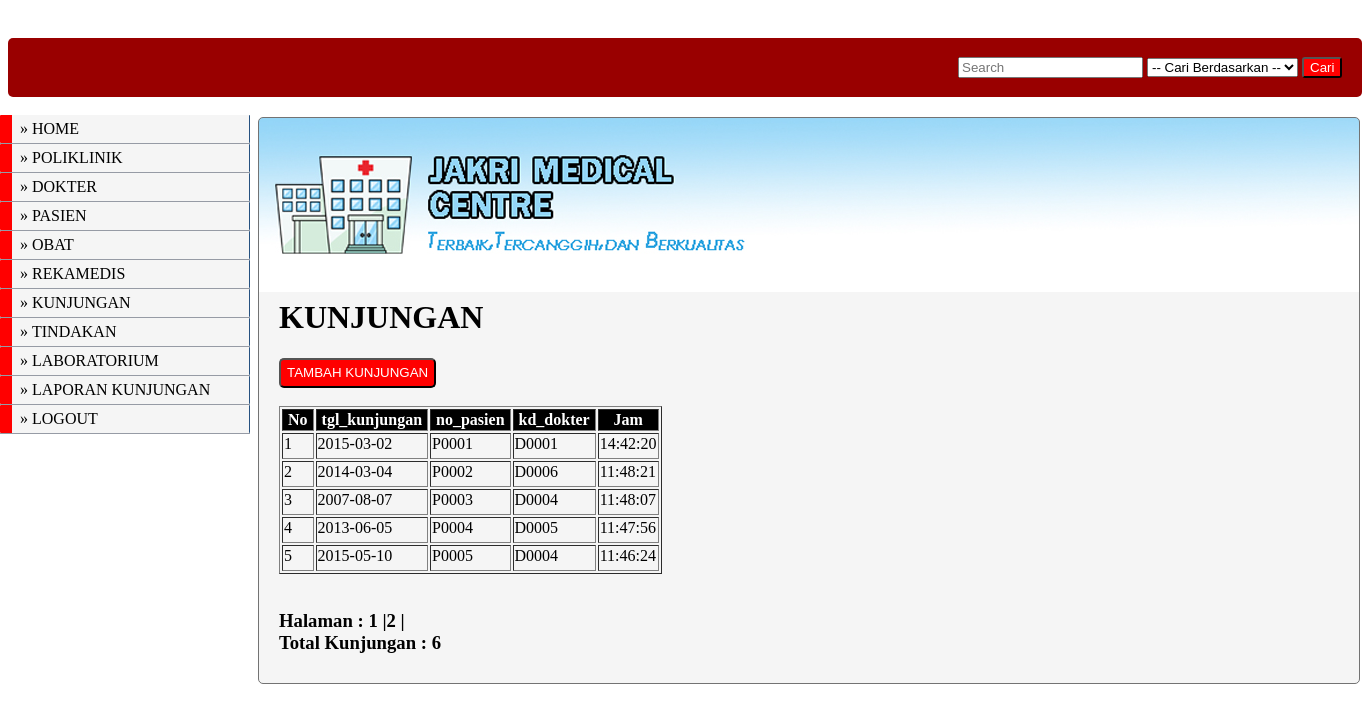
Screenshot of /superadmin/kunjungan/form_kunjungan.php (signed in) with the database file from the repository.
### tables this page shows
CREATE TABLE IF NOT EXISTS `kunjungan` (
  `tgl_kunjungan` date NOT NULL,
  `no_pasien` varchar(5) NOT NULL,
  `kd_dokter` varchar(5) NOT NULL,
  `jam_kunjungan` time NOT NULL,
  PRIMARY KEY (`no_pasien`)
);

### superadmin/kunjungan/form_kunjungan.php (the view, shortened to what this page needs)
<?php
$level  = $_SESSION['level'];
if($level == 'superadmin') {
?>
<!DOCTYPE html PUBLIC "-//W3C//DTD XHTML 1.0 Transitional//EN" "http://www.w3.org/TR/xhtml1/DTD/xhtml1-transitional.dtd">
<html xmlns="http://www.w3.org/1999/xhtml">
<head>
<link href="../../config/style.css" rel="stylesheet" type="text/css">
</head>
<body>
<?php include "../../menu.php"; ?>
<div id="atas"><?php include "search.php";?></div>
<div id="header">
<div id="content">
<h1>KUNJUNGAN</h1>
<form method="post" action="form_insert.php">
<input class="submit" type="submit" value="TAMBAH KUNJUNGAN" />
</form>
<br />
<table border="1">
<tr>
<th>No</th><th>tgl_kunjungan</th><th>no_pasien</th><th>kd_dokter</th><th>Jam</th></tr>
<?php
$batas = 5;
$halaman = $_GET['halaman'];
if(empty($halaman)){
	$posisi=0;
	$halaman=1;
}
else{
	$posisi = ($halaman-1) * $batas;
}
$tampil= "SELECT * FROM kunjungan ORDER BY no_pasien asc limit $posisi,$batas";
$hasil = mysql_query ($tampil);
$no= $posisi + 1;
while ($row=mysql_fetch_array($hasil)){
	echo "<tr>";
	echo "<td> $no </td> ";
	echo "<td> $row[tgl_kunjungan] </td> ";
	echo "<td> $row[no_pasien] </td> ";
	echo "<td> $row[kd_dokter] </td> ";
	echo "<td> $row[jam_kunjungan] </td></tr> ";
	$no++;
}
echo"</table>";
echo "<br><h3>Halaman :&nbsp;";
$tampil2="select * from kunjungan";
$hasil2=mysql_query($tampil2);
$jmldata=mysql_num_rows($hasil2);
$jmlhalaman=ceil($jmldata/$batas);
for($i=1;$i<=$jmlhalaman;$i++)
if($i!=$halaman)
{
	echo"<a href=$_SERVER[PHP_SELF]?halaman=$i style=color:#000>$i</a> |";
}
else
{
	echo"<b>$i</b> |";
}
echo "<br>Total Kunjungan :&nbsp;<b>$jmldata</b> </p></h3>";
?>
<?php
}
else
{
?>
	<script>alert("MAAF ANDA TIDAK MEMILIKI HAK AKSES HALAMAN INI"); </script>
    <script>window.location='../../index.php'; </script>
<?php
}
?>
</body>
</html>

### config/style.css (style rules this page uses)
* { text-decoration:none; }
th { text-align:center; }
a { color:#00F; }
#atas { background-color:#900; padding:15px 0 15px 950px; position:relative; border-radius:5px; top:30px; }
#header { position: relative; background-repeat: no-repeat; background-image:url(../images/header.jpg); top:50px; margin:0; left:250px; width: 1100px; border: 1px solid #737373; padding-top: 90px; text-align: left; background-color:#F5F5F5; border-radius:5px; }
#content { margin-left: 0px; padding: 70px 0px 10px 20px; }
.submit { background-color:#F00; color:#FFF; border-radius:5px; height:30px; width:auto; }
th { background-color:#000; color:#FFF; padding-right:5px; padding-left:5px; }
td { padding-bottom:5px; }

### rows the page displays
kunjungan: tgl_kunjungan "2015-03-02", no_pasien "P0001", kd_dokter "D0001", jam_kunjungan "14:42:20"
kunjungan: tgl_kunjungan "2014-03-04", no_pasien "P0002", kd_dokter "D0006", jam_kunjungan "11:48:21"
kunjungan: tgl_kunjungan "2007-08-07", no_pasien "P0003", kd_dokter "D0004", jam_kunjungan "11:48:07"
kunjungan: tgl_kunjungan "2013-06-05", no_pasien "P0004", kd_dokter "D0005", jam_kunjungan "11:47:56"
kunjungan: tgl_kunjungan "2015-05-10", no_pasien "P0005", kd_dokter "D0004", jam_kunjungan "11:46:24"

### other values shown
$jmldata "6"
